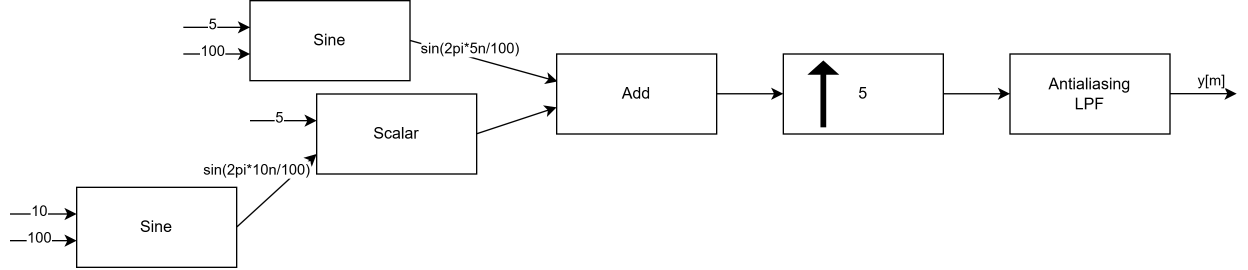
%> input picture blocks/Example1.png, 3744 x 808 px (shown at 1/3 size)
$ octave part2.m   (GNU Octave 9; MATLAB toolbox functions it lacks are replaced by stand-ins)
%> lines starting %> are read from the running program, lines starting %| are printed output that depends on the picture
### Decimate.m
function [y_n] = Decimate(D,x,use_lpf)
arguments
    D
    x
    use_lpf = false
end

% Apply low pass filter
N_samples = length(x);
if use_lpf
    sampled_sinc = sinc((-N_samples/2:N_samples/2)/(D))/D;
    x_low_passed = conv(x, sampled_sinc, 'same');
    w_n = x_low_passed;
else
    w_n = x;
end

y_n = w_n(1:D:end);
end

### Interpolate.m
function [y_n] = Interpolate(M,x,use_lpf)
arguments
    M
    x
    use_lpf = false
end
% Validate that x is row vector
x = x(:)';
N_samples = length(x);

y_n = cat(1, x, zeros(M - 1, N_samples));
y_n = reshape(y_n, 1, []);

if use_lpf
    % Apply lowpass filter
    N_samples_interp = N_samples * M;
    sampled_sinc = sinc((-N_samples_interp/2:N_samples_interp/2)/(M));
    y_n = conv(y_n, sampled_sinc, 'same');
end

end

### Prod.m
function [y_n] = Prod(u,v)
y_n = u .* v;
end

### Sine.m
function [y_n, discrete_time_domain] = Sine(f,N,ph,discrete_time_domain)
arguments
    f (1, :)
    N {mustBeInteger}
    ph = 0
    discrete_time_domain = (0:N-1)' / N
end
y_n = sin(2*pi*f.*discrete_time_domain + ph);
end

### WGN.m
function [y_n] = WGN(N,u,s)
y_n = u + s*randn(1,N);
end

### part2.m
clc; clear all; close all;
addpath(genpath('PlotUtils'))
%% Part 2
%% Example 1
% As an input signal we take:
%
% * $y_[n]=sin(2\pi\cdot5n/N) + 5*sin(2\pi\cdot10n/N)$
%
% The interpolation added points that are placed on the original signal,
% there is no distortion or artifacts because the signal is smooth.
figure;
imshow(imread('blocks\Example1.png'));
title('Example 1 - block diagram');

N = 100;
[x_n1, dtd1] = Sine(5, N, 0);
[x_n2, dtd2] = Sine(10, N, 0);

x_n = x_n1 + 5*x_n2;
M = 5;

x_n_interpolated = Interpolate(M, x_n);

figure; nexttile;
plot(dtd1, x_n, '--*', 'DisplayName', 'x[n]');
xlabel('Time [sec]');
ylabel('Amplitude');
title('Example 2');
legend;

N_samples = length(x_n_interpolated);
nexttile;
plot((0:N_samples-1)/N_samples, x_n_interpolated, '--*', 'DisplayName', 'Interpolated x[n]');
xlabel('Time [sec]');
ylabel('Amplitude');
title('Example 2');
legend;
%% Mean and variance
% The mean of the signal is zero (because its integral over 2 sines over 5 and 10 period)
%
% And the variance is:
% $1/N\sum^N (sin_1 + 5sin_2)^2 = 1/N\sum^N sin_1^2+25sin_2^2+2sin_1 * 5sin_2 = 0.5 + 25*0.5 + 0 = 13$

x_n_mean = mean(x_n)
x_n_var = var(x_n)
%% Example 2
% As an input signal we will take the signal from previous example and add additive noise to it:
%
% * $y_[n]=sin(2\pi\cdot5n/N) + 5*sin(2\pi\cdot10n/N) + WGN(1, 1)$
%
% Additionaly we apply decimation with LPF, as we see it slightly improve
% distortion because some of the high frequencies filtered out (that was
% part of WGN).
%
figure;
imshow(imread('blocks\Example2.png'));
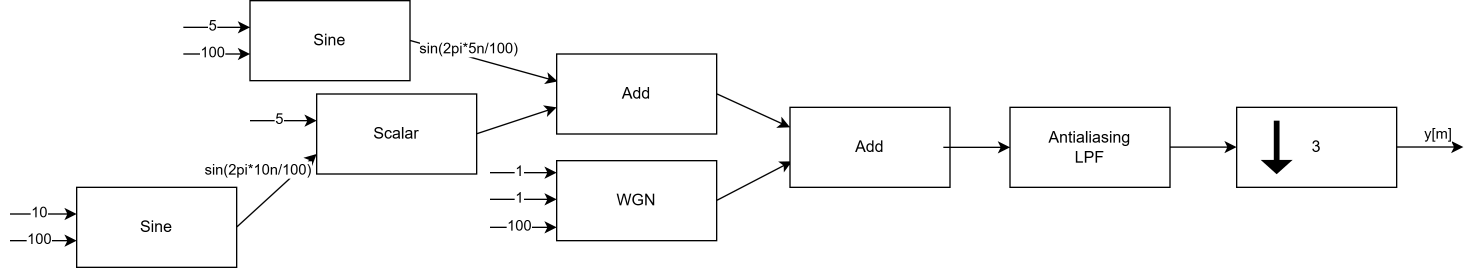
%> input picture blocks/Example2.png, 4424 x 804 px (shown at 1/3 size)
title('Example 2 - block diagram');

N = 1000;
[x_n1, dtd1] = Sine(5, N, 0);
[x_n2, dtd2] = Sine(10, N, 0);

noise = WGN(N, 1, 1);

x_n = x_n1 + 5*x_n2 + noise;
M = 3;

x_n_interpolated = Decimate(M, x_n);

figure; nexttile;
plot(dtd1, x_n, '--*', 'DisplayName', 'x[n]');
xlabel('Time [sec]');
ylabel('Amplitude');
title('Example 2');
legend;

N_samples = length(x_n_interpolated);
nexttile;
plot((0:N_samples-1)/N_samples, x_n_interpolated, '--*', 'DisplayName', 'Decimated x[n]');
xlabel('Time [sec]');
ylabel('Amplitude');
title('Example 2');
legend;
%% Mean and variance
% The mean of the signal is equal to the mean of noise (because its integral over 2 sines over 5 and 10 period is zeros)
%
% And the variance is:
% $1/N\sum^N (sin_1 + 5sin_2 -\mu)^2 = 1/N\sum^N sin_1^2+25sin_2^2+2sin_1 * 5sin_2 = 0.5 + 25*0.5 + 0 = 13$

x_n_mean = mean(x_n)
x_n_var = var(x_n)
%% Example 3
% Now we will simulate Transmitter-Reciever chain.
% As an input signal we take:
%
% * $y_1[n]=sin(2\pi\cdot5n/N)$
%
% We modulate it using the carrier:
%
% * $y_c[n]=sin(2\pi\cdot150n/N+pi)$
%
% And then, demodulate it using the same carrier.
%
% We suppose that the baseband signal was sampled at low frequency so we
% interpolate it in order to apply "digital" modulation using prod function from previous section.
% Afterwards, we decimate the recieved signal.

figure;
imshow(imread('blocks\TX.png'));
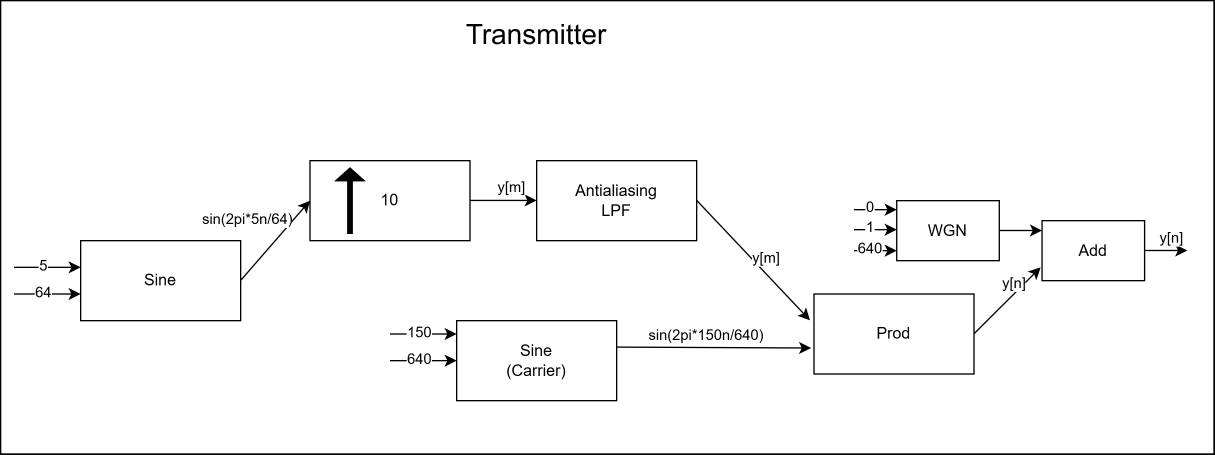
%> input picture blocks/TX.png, 3644 x 1364 px (shown at 1/3 size)
title('TX block diagram');

figure;
imshow(imread('blocks\RX.png'));
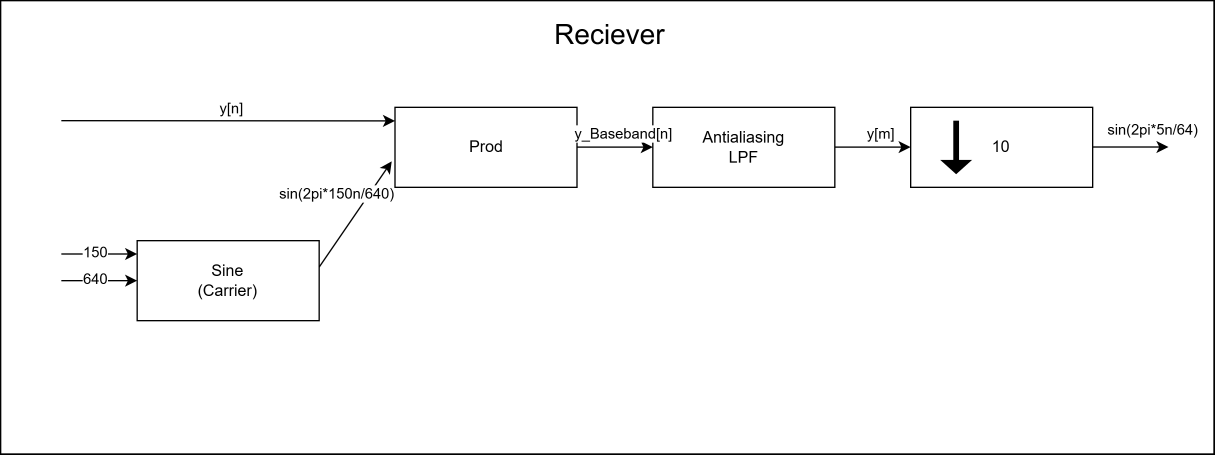
%> input picture blocks/RX.png, 3644 x 1364 px (shown at 1/3 size)
title('RX block diagram');

M = 10;
D = 10;

N_baseband = 64;
N_passband = 640;

[x_n_baseband, dtd] = Sine(5,N_baseband,0);
[x_carrier, dtd] = Sine(150,N_passband,pi);

x_n_baseband_interpolated = Interpolate(M, x_n_baseband);

x_n_modulated = Prod(x_n_baseband_interpolated, x_carrier);
x_n = x_n_modulated + WGN(N_passband, 0, 1);
% Demodulator
x_n_demodulated = Prod(x_n, x_carrier);
freq_domain = (-N_passband/2:N_passband/2-1);

x_n_baseband_decimated = Decimate(D, x_n_demodulated);
N_samples_decimated = length(x_n_baseband_decimated);
freq_domain_decimated = (-N_samples_decimated/2:N_samples_decimated/2-1);
%% Baseband signal
% The signal in baseband composed of 2 deltas at $+-5[Hz]$.
% The signal has finite BW so the interpolation "added" points on the sine
% and there is no distortion\artifacts (because the signal is smooth and with finite BW).

figure;
plot(freq_domain_decimated, abs(fftshift(fft(x_n_baseband))), '--*');
%> (this line was passed over: plot is not available in this run)
xlabel('Frequency[Hz]');
ylabel('Amplitude');
title('Signal (Baseband)');

figure;
title('x[n] vs Interpolated x[n]');
nexttile;
plot(x_n_baseband, '--*', 'DisplayName', 'x[n]');
xlabel('Time[samples]'); ylabel('Amplitude');
legend;

nexttile;
plot(x_n_baseband_interpolated, '--*', 'DisplayName', 'x[n] interpolated');
xlabel('Time[samples]'); ylabel('Amplitude');
legend;
%% Modulated signal
% The modulated signal, composed of 4 deltas at $+-145[Hz]$ and $+-155[Hz]$
% because of multiplication between the baseband signal and carrier at
% $150[Hz]$. Also additive noise were added, so "flat" spectrum in addition
% to the sine.

figure;
plot(freq_domain, abs(fftshift(fft(x_n_modulated))), '--*');
xlabel('Frequency[Hz]');
ylabel('Amplitude');
title('Modulated signal (Passband)');

%% Demodulated signal
% After the demodulation, we get 6 deltas $+-5[Hz]$ and $+-305[Hz]$,
% $+-295[Hz]$, because of the carrier that created "images" to the desired
% baseband signal.

figure;
%> (the run ends here)
